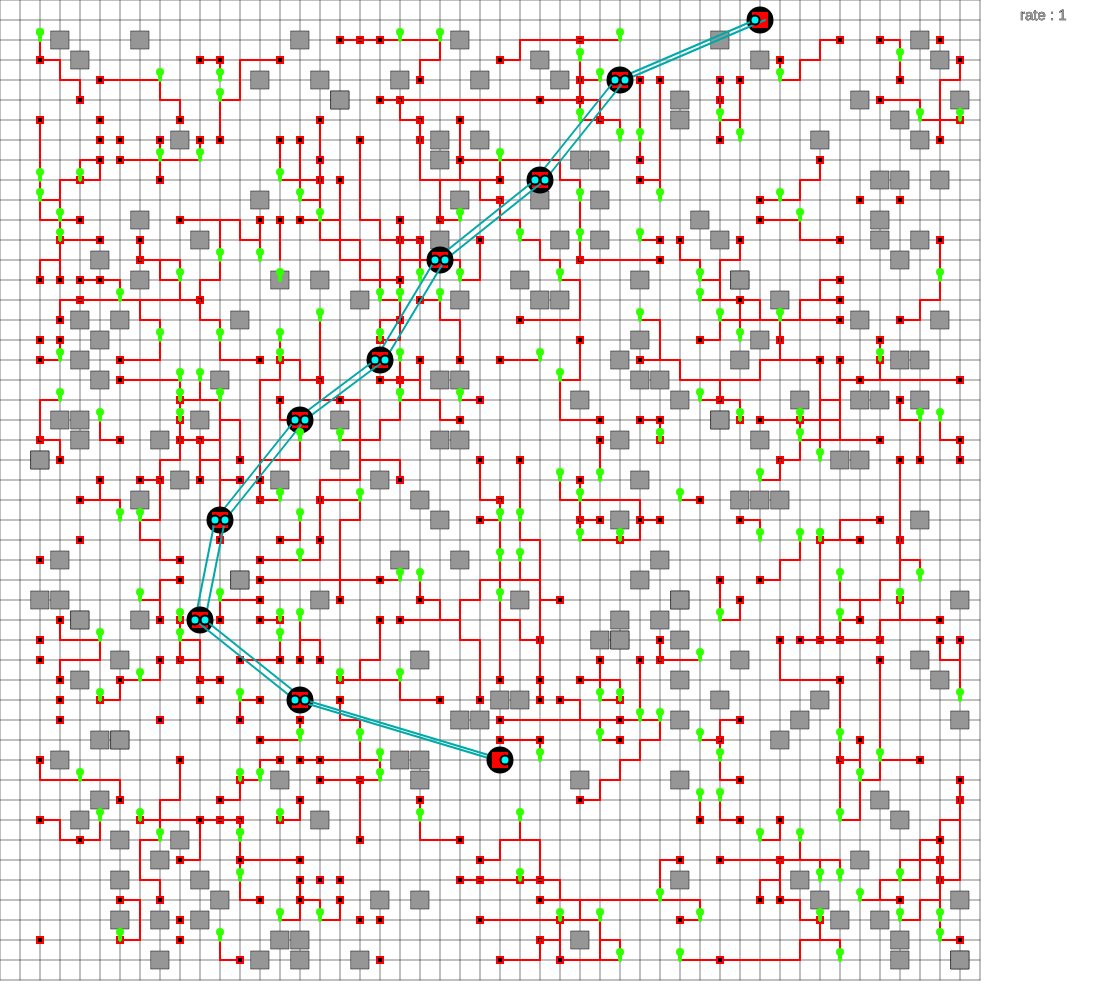
Frame 1 (no input)
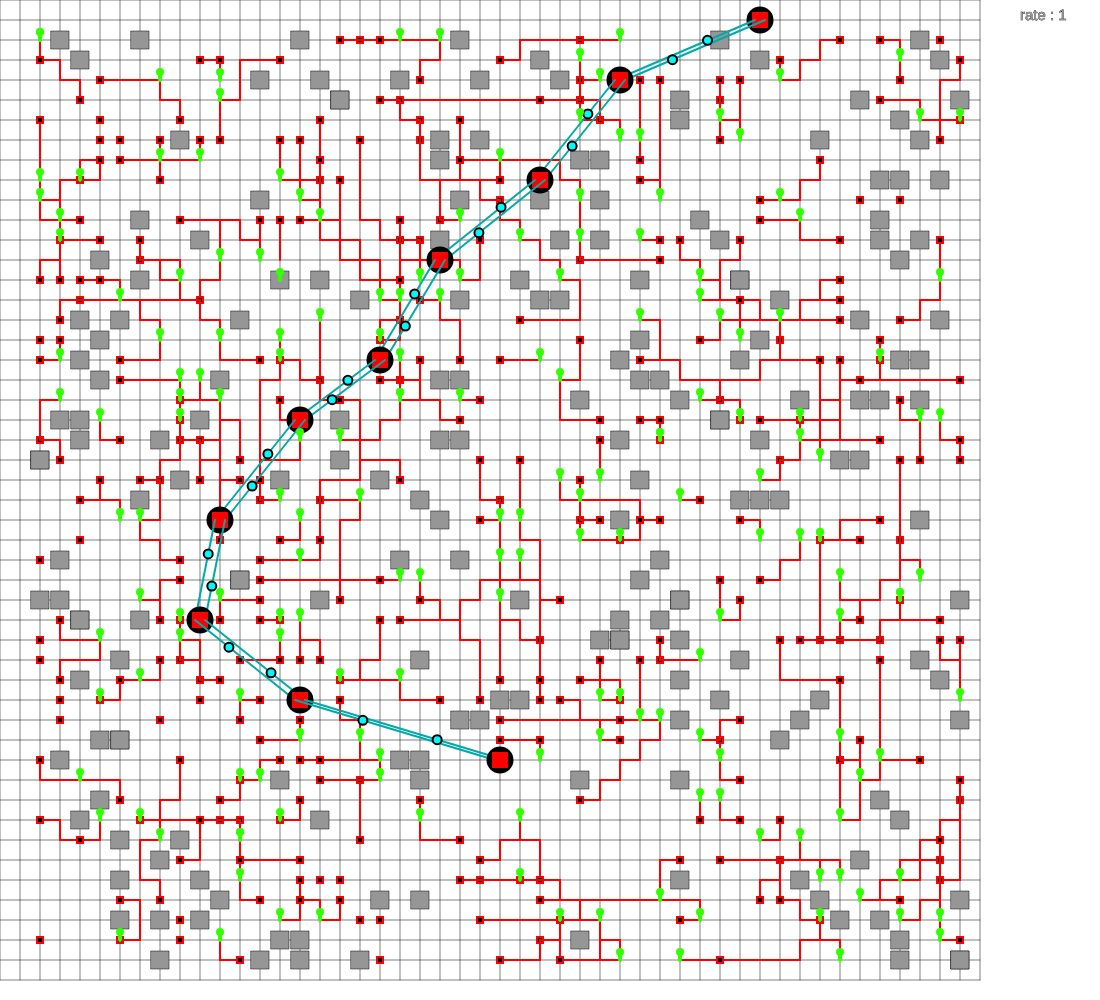
Frame 60 (no input)
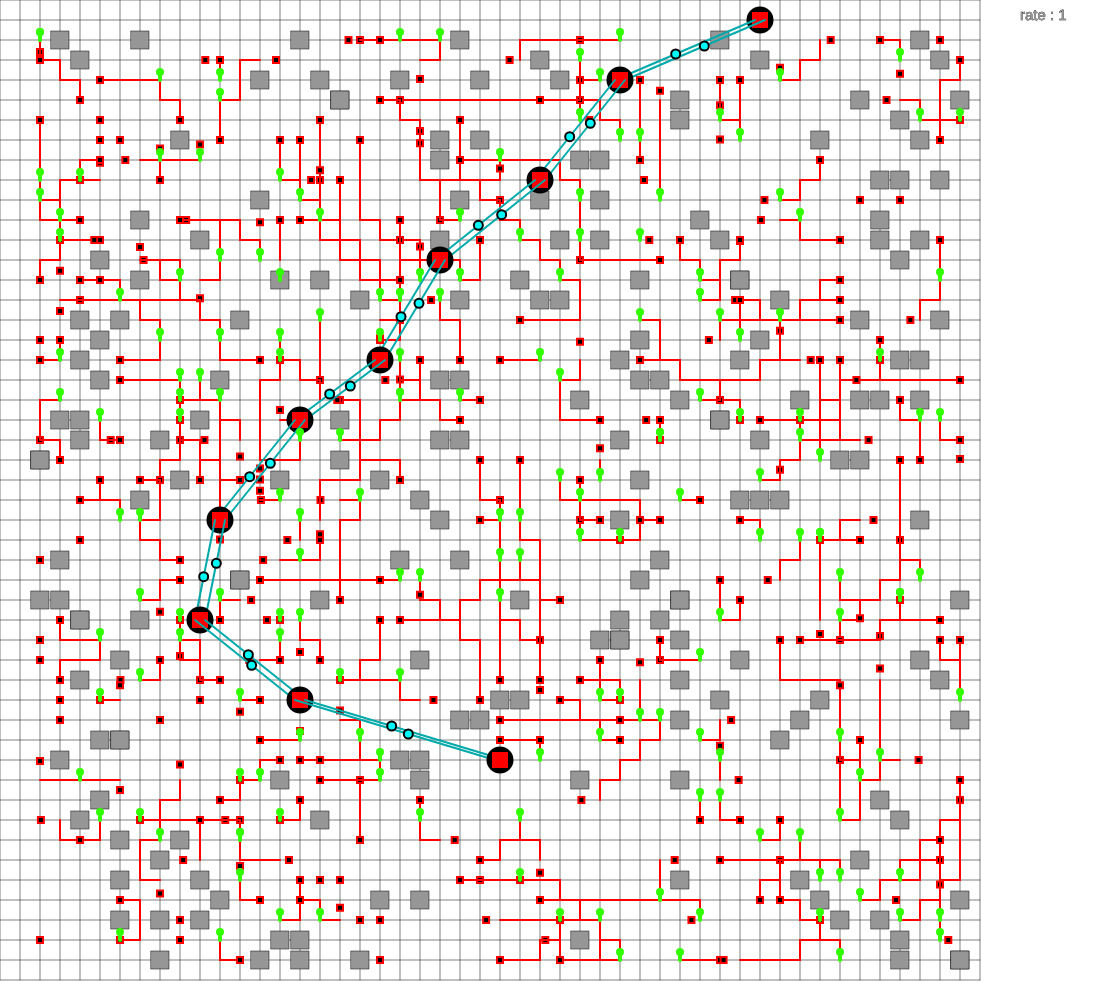
Frame 120 (the mouse pressed at the canvas centre since frame 60)

The p5.js sketch that drew these frames (run headless with seeded random() and noise() and a simulated clock; from frame 60 on, the mouse is pressed at the canvas centre):

// p5.js sketch
// ── sketch.js
'use strict';

var g;
var metroStations;
var metros = [];
var autos = [];
var persons = [];
var s = 5;
var stationLocations = [ [38,1], [31,4], [27,9], [22,13], [19,18], [15,21], [11,26], [10,31], [15,35], [25,38]]; 
var rate = 1;

function setup(){
	createCanvas(1100, 1000);
	g = new graph();
	g.addEdges();
	

	metroStations = new metroStations();
	rectMode(CENTER);

	for(var i = 0 ; i < 200 ; i++){					// add road-blocks where there aren't stations.
		var x = floor(random(2,49))
		var y = floor(random(2,49))
		
		if(!metroStations.hasLocation(x,y) )
			g.addBlock(x,y);
	}

	metros.push(new metroTrain(0,true));
	for(var i = 1 ; i < metroStations.stations.length-1 ; i++){		// add a up and down metroTrain at each station. 
		metros.push(new metroTrain(i,true));
		metros.push(new metroTrain(i,false));
	}
	metros.push(new metroTrain(metroStations.stations.length-1,false));


	var count =0; 
	for(var i = 0 ; i < 400 ; i++){
		
		var x = floor(random(2,49))
		var y = floor(random(2,49))
		
		if(!g.hasBlock(x,y) && !metroStations.hasLocation(x,y))		//Spawn Autos at random positions, where there isn't a block or a station.
			{ autos.push(new Auto(x,y, count ));
				
			
		
		//var z = autos[count].chooseDestStation();					// Choose and go to nearest station (elementary functionality) through shortest path.
		//autos[count].setDestination(metroStations.stations[z].i , metroStations.stations[z].j);
		count++;
		}	
	}


	// 3 known initial people.
	persons.push(new person(14,14,38,38,0));
	persons.push(new person(2 , 2, 2,35,1));
	persons.push(new person(15,26,48, 1,2));
	
	//insert n people randomly.
	
	for (var i = 0; i < 200; i++) {
		pushperson();
	}


	for (var i = 0; i < persons.length; i++) {
		persons[i].callAuto1();
	}
	
	var t = createP("+/- keys for rate; UP for pause/resume, RIGHT for next frame");
  	t.position(width, 20);


	setInterval(checkAuto, 10000);
}

var loops= true;

function keyPressed(){
	if(keyCode == UP_ARROW){
		if(loops){
			noLoop();
			loops=!loops;
			console.log("PAUSE");
		}
		else{
			loop();
			loops=!loops;
			console.log("resume");
		}
	}

	if(keyCode == RIGHT_ARROW)
		redraw();

}

var personCount = 3;
function pushperson(){
	
		var x = floor(random(2,49))
		var y = floor(random(2,49))
		

		var x2 = floor(random(2,49))
		var y2 = floor(random(2,49))
		
		if(!g.hasBlock(x,y) && !metroStations.hasLocation(x,y)){
			var l = persons.length;
			persons.push(new person(x,y,x2,y2,personCount));
			// console.log("New person :" + personCount);
			// console.log(persons[l]);
			persons[l].callAuto1();
			personCount++;
		}
	
}


function checkAuto(){
	for (var i = 0; i < persons.length; i++) {
		if(persons[i].journeyId==0 && !persons[i].alottedAuto){
			persons[i].callAuto1();
		}
	}
}

function draw(){							// draw Everything: the Graph, edges, autos, their paths, metros, metroStations.
	background(255);
	g.show();
	// console.log(frameCount);

	if(keyIsPressed){
		if(key=='+'){
			rate+=0.3;
		}

		if(key=='-'){
			if(rate>0.4)rate-=0.3;
		}
	}

	textSize(15);
	text("rate : " + rate, width-80, 20);

	
	for(var i = 0 ; i < autos.length ; i++){
		autos[i].showPath();
		autos[i].show();
	}
	metroStations.show();

	for(var i = 0 ; i < metros.length ; i++){
		metros[i].show();
	}

	if((frameCount%Math.floor(700/rate))==0){								
		
		   
		if(random(1) < 0.6 && persons.length < 400){   // increase this probability to see more people turning up.
		for (var i = 0; i < ceil(rate); i++) {
			pushperson();
			}
		}


		for(var i = 0 ; i < metros.length ; i++){
		metros[i].update();
		}

		for (var i = 0; i < persons.length; i++) {
			
			if(persons[i].waitingAtStation && persons[i].journeyId==1){
			 	// console.log("person " + i + ": Hi Metro-Train ");
			 	var z = persons[i].chooseMetro();
			 	
			 	
			}
			else if(persons[i].seatedMetro){
				if(persons[i].alottedMetro.cur == persons[i].endStation){
					persons[i].seatedMetro = false;
					persons[i].alottedMetro = null;
					persons[i].journeyId = 3;

					// console.log("person " + persons[i].id + " reached end station " + persons[i].endStation);
					persons[i].callAuto1();
				}
			}
		}
	}

	for (var i = 0; i < persons.length; i++) {
		persons[i].show();
	}

	
}





function node(i,j){
	this.i = i;
	this.j = j;
	this.x = i*20;
	this.y = j*20;
	this.visited = false;
	this.cost = 100000;
	this.prev=null;
	this.edges = [];
	this.isBlock = false;
	this.priority = 0;

	this.show = function(){
		ellipse(this.x,this.y,3,3);
		

		// textSize(8.5);
		// text("" + i +"," + j , this.x,this.y);
	}
}

function edge(i1,j1,i2,j2){
	this.i1=i1;
	this.j1=j1;
	this.i2=i2;
	this.j2=j2;

	this.n1 = g.nodes[i1][j1];
	this.n2 = g.nodes[i2][j2];

	this.weight = 1;

	this.show = function(){
		line(i1*20,j1*20,i2*20,j2*20);
	}
}

function graph(debug=false){
	this.nodes = [];
	
	this.log= ()=>{};
	if(debug)this.log = console.log;

	this.Blocks = [];
	for( var i = 0 ; i < 50 ; i++){
		this.nodes[i] = [];
		
	}

	
	for( var i = 0 ; i < 50 ; i++){
		for( var j = 0 ; j < 50 ; j++){
			this.nodes[i][j] = new node(i,j);
		}
	}




	this.addEdges = function(){
		for( var i = 1 ; i < 49 ; i++){
			for( var j = 1 ; j < 49 ; j++){
				this.nodes[i][j].edges.push(new edge(i,j,i+1,j));  
				this.nodes[i][j].edges.push(new edge(i,j,i,j+1));	
				this.nodes[i][j].edges.push(new edge(i,j,i-1,j));	
				this.nodes[i][j].edges.push(new edge(i,j,i,j-1));	
			}
		}
	}

	this.addBlock = function(i,j){

		this.nodes[i][j].isBlock=true;

		// Not completely correct, since after prior removal of some edges ,indexes change, resulting in wrong removals or crashes.
		// current workaround : add less blocks to reduce such probability.
		// SOLVED. (changed system completely to nodal truth value).

		// this.nodes[i-1][j].edges.splice(0,1);
		// this.nodes[i][j-1].edges.splice(1,1);
		// this.nodes[i+1][j].edges.splice(2,1);
		// this.nodes[i][j+1].edges.splice(3,1);

		this.Blocks.push([i,j]);

	}

	this.hasBlock = function(x , y){
		// for (var i = 0; i < this.Blocks.length; i++) {
		// 	if(this.Blocks[i][0] == x && this.Blocks[i][1]==y){
		// 		return true;
		// 	}
		// }
		// return false;

		return this.nodes[x][y].isBlock;
	}
	



	
	this.show = function(){
		
		// FOR DISPLAYING EACH NODE AND ITS EDGES - WARNING : VERY SLOW [ O(n^3) every frame]
		
		// for( var i = 0 ; i < 50 ; i++){
		// 	for( var j = 0 ; j < 50 ; j++){
		// 		this.nodes[i][j].show();
		// 		// for(var z = 0 ; z < this.nodes[i][j].edges.length ; z++ ){
		// 		// 	this.nodes[i][j].edges[z].show();
		// 		// }
		// 	}
		// }

		

		stroke(0);
		strokeWeight(0.5);
		for(var i = 0 ; i < 50 ; i++){
			line(i*20,0,i*20,1000-20);
		}
		for(var i = 0 ; i < 50 ; i++){
			line(0,i*20,1000-20, i*20);
		}

		for(var i = 0 ; i < this.Blocks.length ; i++){
			fill(150);
			rect(this.Blocks[i][0]*20,this.Blocks[i][1]*20, 18,18 );
		}


	}

	this.unvisit = function(){
		this.log('graph >> unvisit');
		for( var i = 0 ; i < 50 ; i++){
		for( var j = 0 ; j < 50 ; j++){
			var v = this.nodes[i][j];
		      v.visited=false;
		      v.cost=0;
		      v.priority = 0;
		      v.prev=null;
		  }
    	}
    	this.log('graph >> unvisit done');
	}

	this.Dijsktra = function(i,j,i2,j2){
		var n1 = this.nodes[i][j];
		var n2 = this.nodes[i2][j2];

		
		this.unvisit();
		for( var i = 0 ; i < 50 ; i++){
			for( var j = 0 ; j < 50 ; j++){
			this.nodes[i][j].cost = 1000000;
			}
		}


		var path = [];
		return this.Dijsktras(n1,n2);
		
	}


	this.Dijsktras = function( n1 , n2 ){
		var pq = new MinHeap;
		n1.cost = 0;
		n1.visited = true;
		pq.insert(n1);

		while(pq.data.length > 0){
			var v = pq.extractMin();
			v.visited = true;

			if(v.i == n2.i && v.j == n2.j){
				//console.log("Found shortest path");
				return this.constructPath(n2);

			}


			for( var z = 0 ; z < v.edges.length ; z++){
				var edge = v.edges[z];
				var n = edge.n2;


				if(!n.visited && !n.isBlock){
					var tempCost = v.cost + edge.weight;

					if(tempCost < n.cost){
						if(pq.data.includes(n)){
							var index = pq.data.indexOf(n);
							pq.data.splice(index,1);
						}

						n.cost = tempCost;
						n.prev = v;
						pq.insert(n);
					}
				}
			}

		}
		
	}

	//invert stack generated from extracting previous pointers of chained nodes, to construct the path for Auto.
	this.constructPath = function(v2){
		var stack = [];
		var path = [];
		var v = v2;
		while(v!=null){
			stack.push(v);
			v = v.prev;
		}

		while(stack.length > 0){
			var x = stack.pop();
			path.push(x);
		}

		//console.log(path);
		return path;
	}

	

	this.Astar = function(i,j,i2,j2){
		this.log('graph >> Astar');
		var n1 = this.nodes[i][j];
		var n2 = this.nodes[i2][j2];

		
		this.unvisit();
		for( var m = 0 ; m < 50 ; m++){
			for( var n = 0 ; n < 50 ; n++){
			this.nodes[m][n].cost = 1000000;
			}
		}


		var path = [];
		this.log(i, j, i2, j2);
		if(i < 1 || i> 48 || j < 1 || j > 48 || i2 < 1 || i2> 48 || j2 < 1 || j2> 48 ){
			debugger;
			throw new Error('out of bounds');
		}
		this.log(n1.isBlock, n2.isBlock);
		while(n1.isBlock){
			n1 = n1.edges[Math.floor(Math.random()*4)].n2
		}
		while(n2.isBlock){
			n2 = n2.edges[Math.floor(Math.random()*4)].n2
		}
		return this.AstarAlgo(n1,n2);
		
	}


	//Heuristic used here in A* Algorithm is direct geometrical distance.
	this.AstarAlgo = function( n1 , n2 ){
		this.log('graph >> Astar Algo');
		var pq = new MinHeapPriority();
		n1.cost = 0;
		// n1.visited = true;
		n1.priority= dist(n1.x, n1.y , n2.x, n2.y);
		pq.insert(n1);

		// stroke('#009688');
		// ellipse(n1.x, n1.y, 10, 10);
		// stroke('#009688');
		// ellipse(n2.x, n2.y, 10, 10);
		this.log('show origin and destination');

		while(pq.data.length > 0){
			this.log('before extracting ',  pq.data.length);
			var v = pq.extractMin();
			this.log('visited', v.visited, pq.data.length);
			if(v.visited && pq.data.length == 1){
				debugger;
			}
			if(!v.visited){
				this.log('not visited yet', v);
				v.visited = true;
				// stroke('#009688');
				// ellipse(v.x, v.y, 10, 10);
				this.log(pq.data.length);
				// this.log('graph >> Astar Algo >> ', {
				// 	v,
				// 	pq
				// });
				if(v.i == n2.i && v.j == n2.j){
					//console.log("Found shortest path");
					return this.constructPath(n2);

				}


				for( var z = 0 ; z < v.edges.length ; z++){
					var edge = v.edges[z];
					var n = edge.n2;


					if(!n.visited && !n.isBlock){
						var tempCost = v.cost + edge.weight;

						if(tempCost < n.cost){
							if(pq.data.includes(n)){
								var index = pq.data.indexOf(n);
								pq.data.splice(index,1);
							}

							n.cost = tempCost;
							n.prev = v;
							n.priority = n.cost + dist(n.x,n.y, n2.x,n2.y);
							pq.insert(n);
						}
					}
				}
			}

		}

		// this.log('*************** no Path! ******************');
		// debugger;
		// throw new Error('no path');
		return [];
		
	}

}






function station(x,y){
	this.i = x/20;
	this.j = y/20;

	this.x = x;
	this.y = y;

	this.show = function(){
		noStroke();
		fill(0);
		ellipse(x,y,27,27);
		fill(255,0,0);
		rect(x,y,16,16);
	}
}



							
function metroStations(){
	this.stations = [];


	for(var i = 0 ; i < stationLocations.length ; i++){
		this.stations.push(new station( stationLocations[i][0]*20 ,stationLocations[i][1]*20 ));
	}
	


	
	this.show = function(){
		for(var  i = 0 ; i < this.stations.length-1 ; i++){
			this.stations[i].show();
			stroke(0,170,170);
			strokeWeight(2);
			line(this.stations[i].x-s, this.stations[i].y , this.stations[i+1].x-s, this.stations[i+1].y)
			line(this.stations[i].x+s, this.stations[i].y , this.stations[i+1].x+s, this.stations[i+1].y)
		}
		this.stations[this.stations.length-1].show();
	}

	this.hasLocation = function(x,y){
		for(var i = 0 ; i < stationLocations.length ; i++){
			if(stationLocations[i][0]==x && stationLocations[i][1]==y){
				return true;
			}
		}

		return false;
	}



}

function metroTrain(i , dir){

	this.up = dir;
	this.cur = i;

	this.currentStation = metroStations.stations[this.cur];
	if(this.up) this.next = this.cur+1;
	else this.next = this.cur-1;

	this.x = metroStations.stations[this.cur].x;
	this.y = metroStations.stations[this.cur].y;

	this.x2 = metroStations.stations[this.next].x;
	this.y2 = metroStations.stations[this.next].y;
	

	this.show = function(){
		fill(0,250,250);
		stroke(0);
		if(this.up)
			ellipse(this.x-s,this.y , 9,9);
		else ellipse(this.x+s,this.y , 9,9);


		this.x+= (this.x2 - this.x)*0.007*rate;		
		this.y+= (this.y2 - this.y)*0.007*rate;

	}

	this.update = function(){
		if( this.next == metroStations.stations.length-1 || this.next == 0){		// turn metro Upside down at Ending stations.
			this.up = !this.up;
		}


		if(this.up) {
			this.cur = this.next;
			this.next = this.next+1;}
		else {
			this.cur = this.next;
			this.next = this.next-1;
		}

		this.currentStation = metroStations.stations[this.cur];
		this.x2 = metroStations.stations[this.next].x;
		this.y2 = metroStations.stations[this.next].y;
	}

	

}


function Auto (i,j , id, debug=false){
	this.i = i;
	this.j = j;
	this.id = id;

	this.x = this.i*20;
	this.y = this.j*20;
	this.path = [];
	this.cur = 1;
	//this.moveRandomly = false;
																	// Normal speed:  0.005 - 0.1.  ;  currently sped up.
	this.speed = random(0.03, 0.01);							//updationSpeed parameter depends on speed, dictates frame at which updated.
	this.updation = floor(random(220,200)/(this.speed*80));		// speed inverse relation. 

	this.reachedDest = false;
	this.occupied = false;
	this.log = ()=>{};
	if(debug)this.log = console.log;

	this.tripNo = 0;

	this.show = function(){
		this.i = Math.min(ceil(this.x/20), 48);
		this.j = Math.min(ceil(this.y/20), 48);
		// this.log(this.id + ':Auto >> show')
		fill(0);
		stroke(255,0,0);
		//if(this.cur  < this.path.length-1){
		if(this.path.length>0){
		this.x+=(this.path[this.cur].x - this.x)*this.speed*rate;
		this.y+=(this.path[this.cur].y - this.y)*this.speed*rate;
		}
		//}
		rect(this.x,this.y,6,6);

		this.updation = floor(220/(this.speed*rate*80));
		if(frameCount%this.updation==0)
			this.update();
	}


	this.reset = function(){
		this.log(this.id + ':Auto >> reset, tripNo:', this.tripNo)
		this.path = [];
		this.reachedDest=false;
		this.cur = 0;
		this.log(this.id + ':Auto >> reset done');
	}
	this.setDestination = function(i2,j2){
		this.tripNo++;
		this.log(this.id + ':Auto >> setDestination')
		//console.log("Auto id : " + this.id);
		
		this.reset();
		this.log('AUTO : ------ call Astar with ', this.i, this.j, i2, j2, '------');
		//this.path = g.Dijsktra(this.i,this.j,i2,j2);		//choose this for a more "filled" screen..!	
		this.path = g.Astar(this.i,this.j,i2,j2);		//TWO GREAT SHORTEST PATH ALGORITHMS. CHOOSE ANY.
		
		this.log(this.id + ':Auto >>found Path', this.path);
		this.log(this.id + ':Auto >> setDestination')
		return this.path;
	}


	this.chooseDestStation = function(){			// currently: choose nearest station.
		this.log(this.id + ':Auto >> chooseDestStation')
		min = 10000;
		var z = 0;
		for(var i = 0 ; i < metroStations.stations.length ; i++){
			var d = dist( this.x, this.y , metroStations.stations[i].x , metroStations.stations[i].y )
			if( d  < min){
				min = d;
				z = i;
			}
		}
		return z;
	}


	this.update = function(){
		// this.log(this.id + ':Auto >> update')
		if(this.cur < this.path.length-1){ 
			this.cur = this.cur+1;
			this.i = floor(this.x/20);
			this.j = floor(this.y/20);
		}
		else this.reachedDest = true;
	}

	this.showPath = function(){
		// this.log(this.id + ':Auto >> showPath')
		strokeWeight(2);
		stroke(255,0,0);
		for(var i = this.cur; i < this.path.length -1 ; i++){
			line(this.path[i].x, this.path[i].y , this.path[i+1].x , this.path[i+1].y);
		}
	}
}




function person(i,j,i2,j2, id, debug=false){
	this.i = i;
	this.j = j;

	this.i2 = i2;
	this.j2 = j2;
	this.id = id;
	this.seatedAuto = false;
	this.seatedMetro = false;
	this.alottedAuto = null;
	this.alottedMetro = null;
	this.waitingAtStation = false;
	this.color = "#32ff00";

	this.firstStation = null;
	this.endStation = null;
	this.journeyId = 0;		// 0 - waiting for auto, 1 - boarded auto , 

	this.x = this.i*20;
	this.y = this.j*20;
	this.log = ()=>{};
	if(debug)this.log = console.log;

	this.show = function(){
		// this.log(this.id , ': Person >> show');
		
		this.i = ceil(this.x/20);
		this.j = ceil(this.y/20);

		
		if(this.alottedAuto!=null && this.seatedAuto){
			this.x = this.alottedAuto.x;
			this.y = this.alottedAuto.y;
			

			if(this.alottedAuto.reachedDest) {
				
				// console.log("Auto " + this.alottedAuto.id + " Reached dest");
				this.alottedAuto.occupied=false;
				this.alottedAuto = null;
				this.seatedAuto = false;
				
				if(this.journeyId == 1){
					this.waitingAtStation = true;
					// console.log("person " +this.id + ": waiting at station " + this.firstStation);
				}

				if(this.journeyId == 4){
					console.log("person " +this.id + " completed full journey");
					var index = getIndex(persons, this.id);
					// console.log(index);

					persons.splice(index,1);
					
				}
			}
		}

		if(this.alottedMetro!= null && this.seatedMetro){
			this.x = this.alottedMetro.x;
			this.y = this.alottedMetro.y;
		}


		strokeWeight(4);
		stroke(this.color);
		ellipse(this.x, this.y - 8 , 4,4);
		line(this.x , this.y, this.x, this.y - 8);



		if(this.alottedAuto!= null && frameCount%this.alottedAuto.updation == 0){
			if(this.alottedAuto.reachedDest){
				this.seatedAuto = true;
				this.alottedAuto.occupied=true;
				// console.log("person " + this.id + ": Hi Auto " + this.alottedAuto.id);
				
				if(this.journeyId == 0){
					var z = this.alottedAuto.chooseDestStation();
					var path = this.alottedAuto.setDestination(metroStations.stations[z].i , metroStations.stations[z].j);
					if(path == null)this.color = '#ff0000';
					else{
						this.alottedAuto.reachedDest = false;


						this.firstStation = z;
						this.journeyId = 1;
					}
				}
				else if(this.journeyId==3){
					var path = this.alottedAuto.setDestination(this.i2, this.j2);
					if(path == null)this.color = '#ff0000';
					else{
						this.alottedAuto.reachedDest = false;
						this.journeyId=4;
					}
				}
			}
		}
	}

	this.resetState = function(){
		this.log(this.id , ':Person >> resetState');
		this.seatedAuto = false;
		this.seatedMetro = false;
		this.alottedAuto = null;
		this.alottedMetro = null;
		this.waitingAtStation = false;
	}

	this.getState = function(){
		this.log(this.id , ':Person >> getState');
		return {
			seatedAuto: this.seatedAuto
			,seatedMetro: this.seatedMetro
			,alottedAuto: this.alottedAuto
			,alottedMetro: this.alottedMetro
			,waitingAtStation: this.waitingAtStation
		}
	}

	this.testState = function(){
		this.log(this.id , ':Person >> testState');
	}

	this.callAuto1 = function(){

		this.log(this.id , ':Person >> callAuto1, journeyId', this.journeyId);
		min = 1000000;
		var z = -1;
		for (var i = 0; i < autos.length; i++) {
			var d = dist(autos[i].i, autos[i].j , this.i , this.j);
			if(d < min && d < 10 && !autos[i].occupied){
				min = d;
				z = i;
			}
		}

		if(z>=0) {
			this.alottedAuto = autos[z];
			// console.log("person " + this.id + " called Auto " + z);
			this.log(this.id,':Person >> call auto', this.i, this.j, this.x, this.y);
			autos[z].setDestination(this.i,this.j);
			autos[z].occupied=true;
		}
		else console.log("person " + this.id + ": Couldn't find auto within 10 blocks")
		return z;
	}


	this.findEndStation = function(){
		this.log(this.id , ':Person >> findEndStation');
		min = 10000;
		var z = 0;
		for(var i = 0 ; i < metroStations.stations.length ; i++){
			var d = dist( this.i2*20, this.j2*20 , metroStations.stations[i].x , metroStations.stations[i].y )
			if( d  < min){
				min = d;
				z = i;
			}
		}
		return z;
	}


	this.chooseMetro = function(){
		this.log(this.id , ':Person >> chooseMetro');
		this.endStation = this.findEndStation();
		
		var up = (this.endStation > this.firstStation);

		for (var i = 0; i < metros.length; i++) {
			if(metros[i].currentStation == metroStations.stations[this.firstStation]){
				if(metros[i].up == up){
					this.alottedMetro = metros[i];
					this.seatedMetro = true;
					this.waitingAtStation = false;
					// console.log(this.alottedMetro);
					return i;
					//break;
				}
			}
		}
	}

}



function getIndex(persons , id){
	// console.log("function getIndex", persons, id);
	for(var i = 0 ; i < persons.length ; i++){
		if(persons[i].id == id){
			return i;
		}
	}
}


// Defining data structure for PRIORITY QUEUE (to be used in A star's Algo.)  Here, comparator for Nodes is Priority of the node.

function MinHeapPriority() {
  this.data = [];


	this.insert = function(node) {
	  this.data.push(node);
	  this.bubbleUp(this.data.length-1);
	}

	this.bubbleUp = function(index) {
	  while (index > 0) {
	    var parent = Math.floor((index + 1) / 2) - 1;
	    

	    if (this.data[parent].priority > this.data[index].priority) {
	      var temp = this.data[parent];
	      this.data[parent] = this.data[index];
	      this.data[index] = temp;
	    }
	    
	    index = parent;
	  }
	}

	this.extractMin = function() {
	  // console.log('MinHeap >> extract min');
	  var min = this.data[0];

	  this.data[0] = this.data.pop();
	  if(this.data.length > 1){

	  	this.bubbleDown(0);
	  }
	  else{
	  	// console.log('last element of priority queue');
	  	this.data = [];
	  }
	  return min;
	}

	this.bubbleDown = function(index) {
	  while (true) {
	    var child = (index+1)*2;
	    var sibling = child - 1;
	    var toSwap = null;
	    
	    if (child < this.data.length && this.data[index].priority > this.data[child].priority) {
	      toSwap = child;
	    }
	    
	    if ( (child < this.data.length && sibling >= 0 ) && this.data[index].priority > this.data[sibling].priority && (this.data[child] == null || (this.data[child] !== null && this.data[sibling].priority < this.data[child].priority))) {
	        toSwap = sibling;
	    }

	    if (toSwap == null) {
	      break;
	    }
	    
	    var temp = this.data[toSwap];
	    this.data[toSwap] = this.data[index];
	    this.data[index] = temp;
	    
	    index = toSwap;
	  }
	}
}



//Data structure implemented for Min Heap to be used in Dijkstra's Algo. Comparator is node's cost.
function MinHeap() {
  this.data = [];
}

MinHeap.prototype.insert = function(node) {
  this.data.push(node);
  this.bubbleUp(this.data.length-1);
};

MinHeap.prototype.bubbleUp = function(index) {
  while (index > 0) {
    var parent = Math.floor((index + 1) / 2) - 1;
    

    if (this.data[parent].cost > this.data[index].cost) {
      var temp = this.data[parent];
      this.data[parent] = this.data[index];
      this.data[index] = temp;
    }
    
    index = parent;
  }
};

MinHeap.prototype.extractMin = function() {
  var min = this.data[0];

  this.data[0] = this.data.pop();
  
  this.bubbleDown(0);
  
  return min;
};

MinHeap.prototype.bubbleDown = function(index) {
  while (true) {
    var child = (index+1)*2;
    var sibling = child - 1;
    var toSwap = null;
    
    if (child < this.data.length && this.data[index].cost > this.data[child].cost) {
      toSwap = child;
    }
    
    if ( (child < this.data.length && sibling >= 0 ) && this.data[index].cost > this.data[sibling].cost && (this.data[child] == null || (this.data[child] !== null && this.data[sibling].cost < this.data[child].cost))) {
        toSwap = sibling;
    }

    if (toSwap == null) {
      break;
    }
    
    var temp = this.data[toSwap];
    this.data[toSwap] = this.data[index];
    this.data[index] = temp;
    
    index = toSwap;
  }
};
